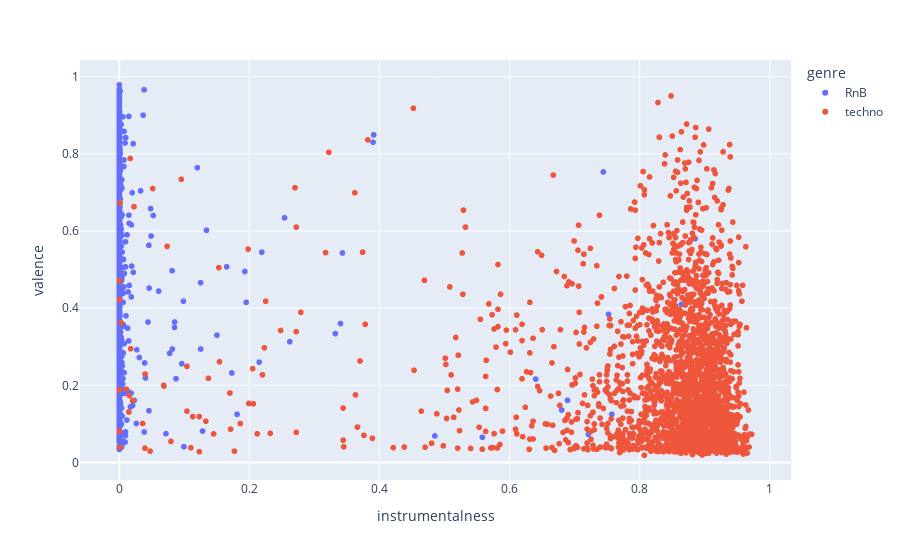

This figure's notebook cell:
### Code cell
import plotly.express as px
fig = px.scatter(compare, x= 'instrumentalness',y='valence', color='genre')
fig.show()

### Figure 1 — Plotly figure (JSON) as saved in the notebook; plotly's stock layout.template omitted (floating-point values rounded to 4 significant figures; data arrays with more than 128 entries replaced by an {"elided": "..."} marker saying what was removed)
{"data": [{"hovertemplate": "genre=RnB<br>instrumentalness=%{x}<br>valence=%{y}<extra></extra>", "legendgroup": "RnB", "marker": {"color": "#636efa", "symbol": "circle"}, "mode": "markers", "name": "RnB", "showlegend": true, "type": "scattergl", "x": {"elided": "2099 float values"}, "xaxis": "x", "y": {"elided": "2099 float values"}, "yaxis": "y"}, {"hovertemplate": "genre=techno<br>instrumentalness=%{x}<br>valence=%{y}<extra></extra>", "legendgroup": "techno", "marker": {"color": "#EF553B", "symbol": "circle"}, "mode": "markers", "name": "techno", "showlegend": true, "type": "scattergl", "x": {"elided": "2956 float values"}, "xaxis": "x", "y": {"elided": "2956 float values"}, "yaxis": "y"}], "layout": {"legend": {"title": {"text": "genre"}, "tracegroupgap": 0}, "margin": {"t": 60}, "xaxis": {"anchor": "y", "domain": [0, 1], "title": {"text": "instrumentalness"}}, "yaxis": {"anchor": "x", "domain": [0, 1], "title": {"text": "valence"}}}}
